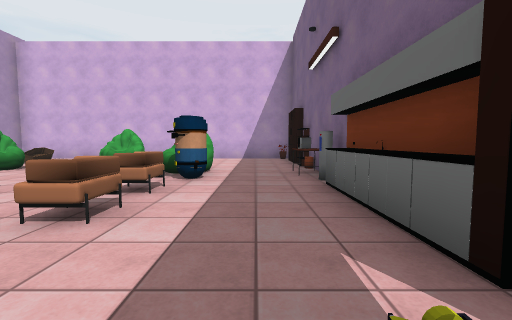
View 1 (above)

19 first-person views from a walk through a Unity game level. The camera is 1.2 m above the floor, tilts 4° down and sees 90° across. Doors are open. The floor is counted in squares, 2 m on a side. Each view is taken from the middle of a square. On the plan, view 1 faces up. The plan holds only what a view shows up to about 9 squares ahead; the rest is blank. The place goes on beyond the plan. The player character is not drawn. Some surface patterns are stand-ins.

View 2
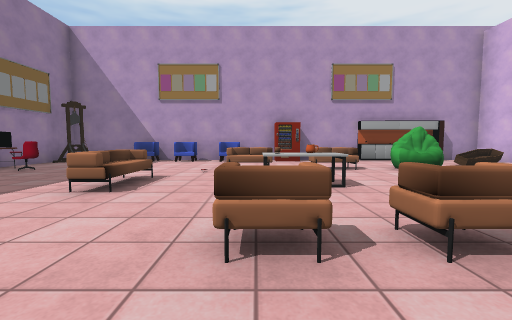

View 3
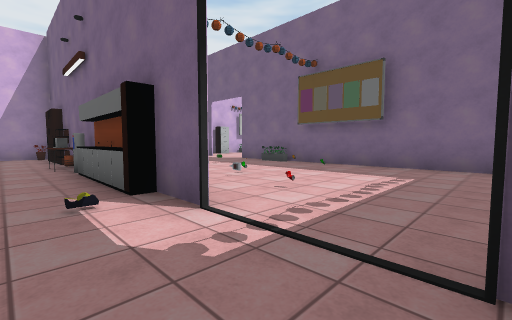

View 4
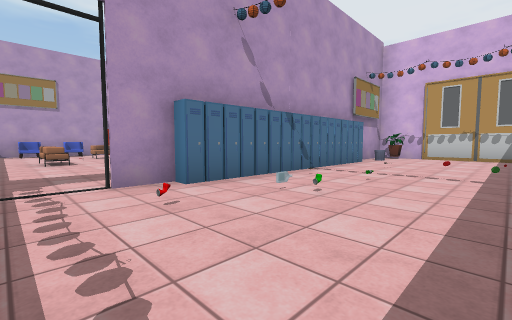

View 5
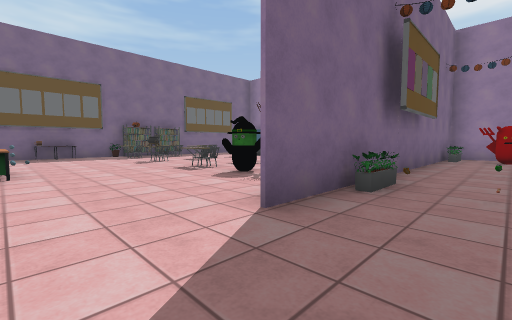

View 6
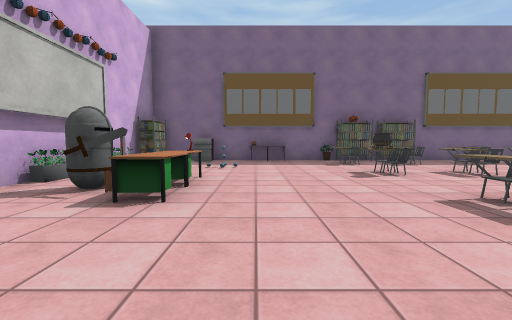

View 7
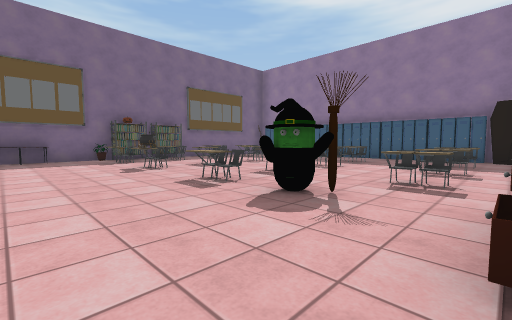

View 8
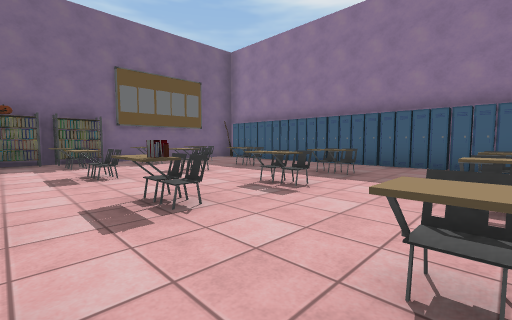

View 9
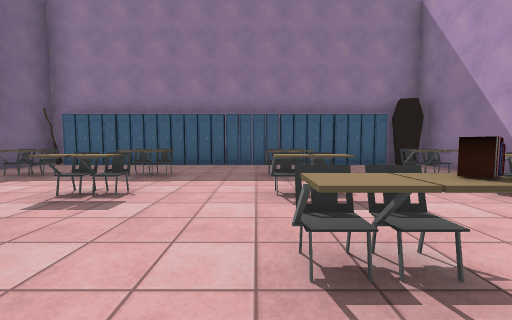

View 10
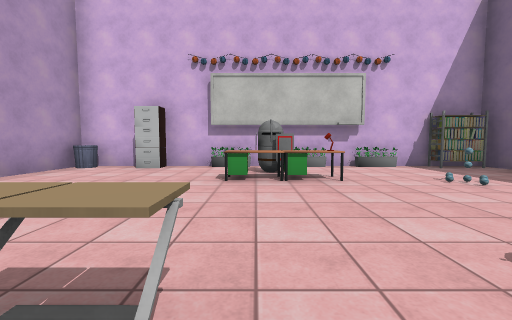

View 11
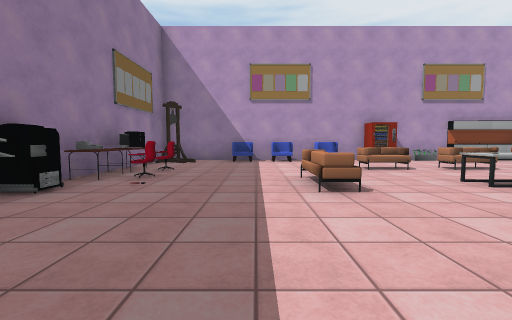

View 12
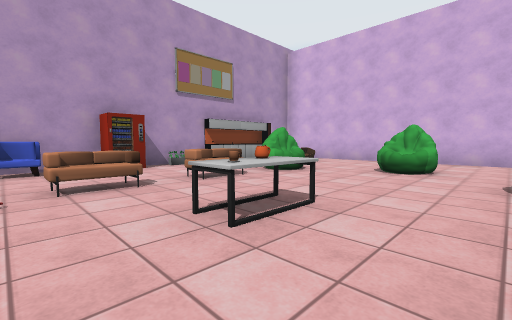

View 13
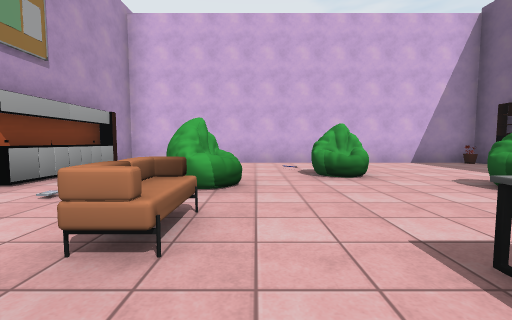

View 14
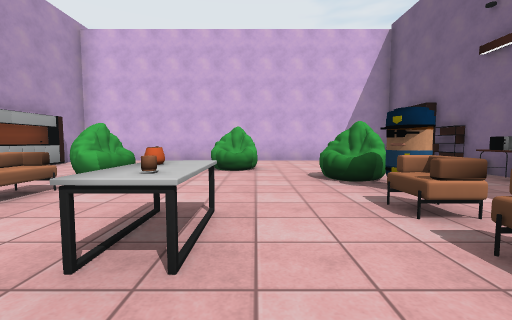

View 15
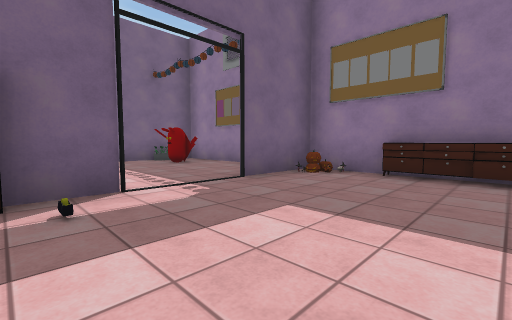

View 16
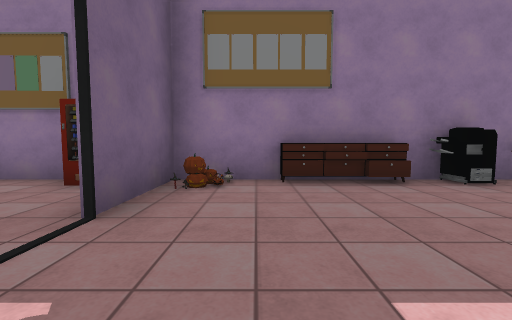

View 17
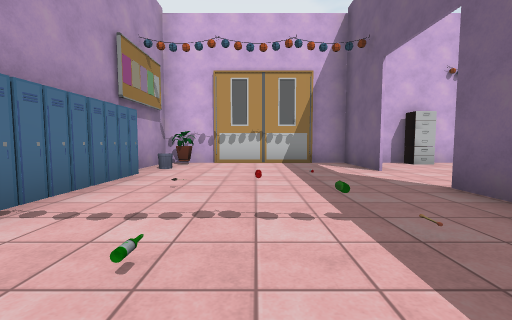

View 18
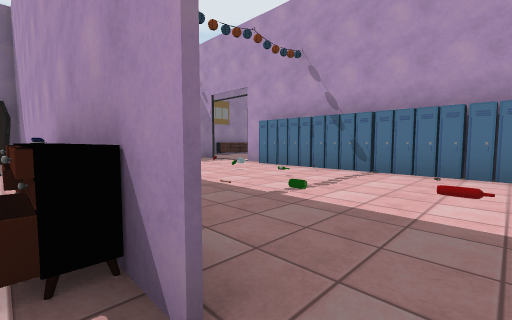

View 19
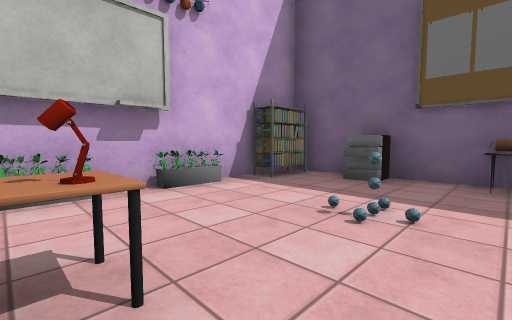

### Floor plan
Points are (right, up) in squares from view 1. A wall is a line through its corners. A room is listed if a view was taken in it or the views show most of it. See-through windows are left out.
Room 1 (views 1, 2, 3, 4, 5, 6, 7, 8, 9, 10, 11, 12, 13, 14, 15, 16, 17, 18, 19)
walls: (1.3, 1.5) (1.3, 3.5); (1.4, 1) (1.4, -0.1); (1, 1) (1, 3.5); (1.3, 5.4) (1.3, 6.5); (1.3, -0.1) (1.3, 1.1); (6.6, 7.2) (6.6, 9.4) (6.6, 7.3); (1.3, -2.5) (1.3, -1.9); (6.5, -3.4) (6.6, 2.7) (6.6, -3.4); (8.2, 8.8) (8.2, 9.4); (3, -4.1) (6.5, -4.1); (8.8, 9.4) (8.8, 8.9); (16.6, 3.5) (16.6, 9.4); (15.5, 9.4) (-8.6, 9.4) (-8.6, 8.3); (-8.3, 8.1) (-8.3, 5.4); (16.6, 7.4) (16.1, 7.4); (-8.6, 8) (-8.6, -4.1) (-6.4, -4.1); (16.6, -4.1) (16.6, 1.5)
ways out: gap at (1.5, -1)
objects: other object (-8, -3); other object (-8, -1); other object (-8, 0); other object (-8, 1); other object (-8, 3); other object (-8, 4); other object (-7, 8); other object (-6, -4); other object (-6, 2); other object (-6, 4); other object (-6, 5) to (-6, 6); other object (-5, -4); other object (-5, -3); other object (-4, -4) to (-4, -3); other object (-4, 0) to (-3, 0); other object (-4, 2); other object (-4, 3); other object (-4, 7) to (-3, 7); other object (-3, -4); other object (-2, -4); other object (-2, 3) to (-1, 3); other object (-2, 5) to (-1, 5); other object (-1, -4); other object (-1, 2); other object (-1, 4); other object (0, -4); other object (0, 5); other object (1, -4); other object (1, -3); other object (1, 4); other object (1, 5); other object (1, 7); other object (1, 8); other object (1, 9); other object (2, -4); other object (2, 1); other object (2, 2); other object (2, 3); other object (2, 4); other object (2, 5); other object (2, 6); other object (2, 7); other object (2, 8); other object (2, 9); other object (3, 5); other object (5, -3); other object (5, 3); other object (5, 6); other object (6, -3); other object (7, -4); other object (7, 3); other object (7, 4); other object (7, 5); other object (7, 9); other object (8, -4); other object (8, -2); other object (8, 0); other object (8, 2); other object (9, -4); other object (9, 2); other object (9, 3) to (9, 4); other object (10, -4); other object (10, -1); other object (10, 0); other object (10, 2); other object (10, 4); other object (10, 9); other object (11, -4); other object (11, -1); other object (11, 2); other object (11, 4); other object (11, 7); other object (11, 8); other object (12, -4); other object (12, 4); other object (12, 7); other object (12, 9); other object (13, -4); other object (13, -2); other object (13, 0); other object (13, 2); other object (13, 4); other object (14, -4); other object (14, 4); other object (14, 7); other object (14, 9); other object (15, -4); other object (15, -2); other object (15, 0); other object (15, 2); other object (15, 4); other object (16, -4); other object (16, 1); other object (16, 4); other object (16, 5); other object (16, 6); other object (16, 8); other object (16, 9)

Positions as (right, up) in squares from view 1, and headings:
1: (0, 0), facing up
2: (0, 2), facing left
3: (0, -2), facing up-right
4: (5, -1), facing up-left
5: (5, 7), facing down-right
6: (8, 6), facing right
7: (7, 6), facing down-right
8: (8, 3), facing down-right
9: (11, 3), facing down
10: (11, 3), facing up
11: (0, -1), facing left
12: (-2, 1), facing up-left
13: (-5, 2), facing up
14: (-3, 1), facing up
15: (-2, 1), facing down-right
16: (0, 0), facing down
17: (4, 2), facing up
18: (7, 6), facing down-left
19: (12, 6), facing up-right
